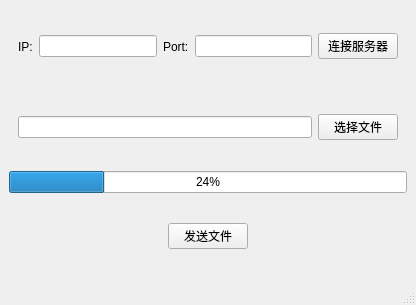
<?xml version="1.0" encoding="UTF-8"?>
<ui version="4.0">
 <class>MainWindow</class>
 <widget class="QMainWindow" name="MainWindow">
  <property name="geometry">
   <rect>
    <x>0</x>
    <y>0</y>
    <width>416</width>
    <height>305</height>
   </rect>
  </property>
  <property name="windowTitle">
   <string>MainWindow</string>
  </property>
  <widget class="QWidget" name="centralwidget">
   <layout class="QVBoxLayout" name="verticalLayout">
    <item>
     <widget class="QWidget" name="widget" native="true">
      <layout class="QHBoxLayout" name="horizontalLayout">
       <item>
        <widget class="QLabel" name="label">
         <property name="text">
          <string>IP:</string>
         </property>
        </widget>
       </item>
       <item>
        <widget class="QLineEdit" name="ip"/>
       </item>
       <item>
        <widget class="QLabel" name="label_2">
         <property name="text">
          <string>Port:</string>
         </property>
        </widget>
       </item>
       <item>
        <widget class="QLineEdit" name="port"/>
       </item>
       <item>
        <widget class="QPushButton" name="connectServer">
         <property name="text">
          <string>连接服务器</string>
         </property>
        </widget>
       </item>
      </layout>
     </widget>
    </item>
    <item>
     <widget class="QWidget" name="widget_2" native="true">
      <layout class="QHBoxLayout" name="horizontalLayout_2">
       <item>
        <widget class="QLineEdit" name="filePath"/>
       </item>
       <item>
        <widget class="QPushButton" name="selFile">
         <property name="text">
          <string>选择文件</string>
         </property>
        </widget>
       </item>
      </layout>
     </widget>
    </item>
    <item>
     <widget class="QProgressBar" name="progressBar">
      <property name="value">
       <number>24</number>
      </property>
     </widget>
    </item>
    <item>
     <widget class="QWidget" name="widget_3" native="true">
      <layout class="QHBoxLayout" name="horizontalLayout_3">
       <item>
        <spacer name="horizontalSpacer">
         <property name="orientation">
          <enum>Qt::Horizontal</enum>
         </property>
         <property name="sizeHint" stdset="0">
          <size>
           <width>141</width>
           <height>20</height>
          </size>
         </property>
        </spacer>
       </item>
       <item>
        <widget class="QPushButton" name="sendFile">
         <property name="text">
          <string>发送文件</string>
         </property>
        </widget>
       </item>
       <item>
        <spacer name="horizontalSpacer_2">
         <property name="orientation">
          <enum>Qt::Horizontal</enum>
         </property>
         <property name="sizeHint" stdset="0">
          <size>
           <width>141</width>
           <height>20</height>
          </size>
         </property>
        </spacer>
       </item>
      </layout>
     </widget>
    </item>
   </layout>
  </widget>
  <widget class="QMenuBar" name="menubar">
   <property name="geometry">
    <rect>
     <x>0</x>
     <y>0</y>
     <width>416</width>
     <height>22</height>
    </rect>
   </property>
  </widget>
  <widget class="QStatusBar" name="statusbar"/>
 </widget>
 <resources/>
 <connections/>
</ui>
